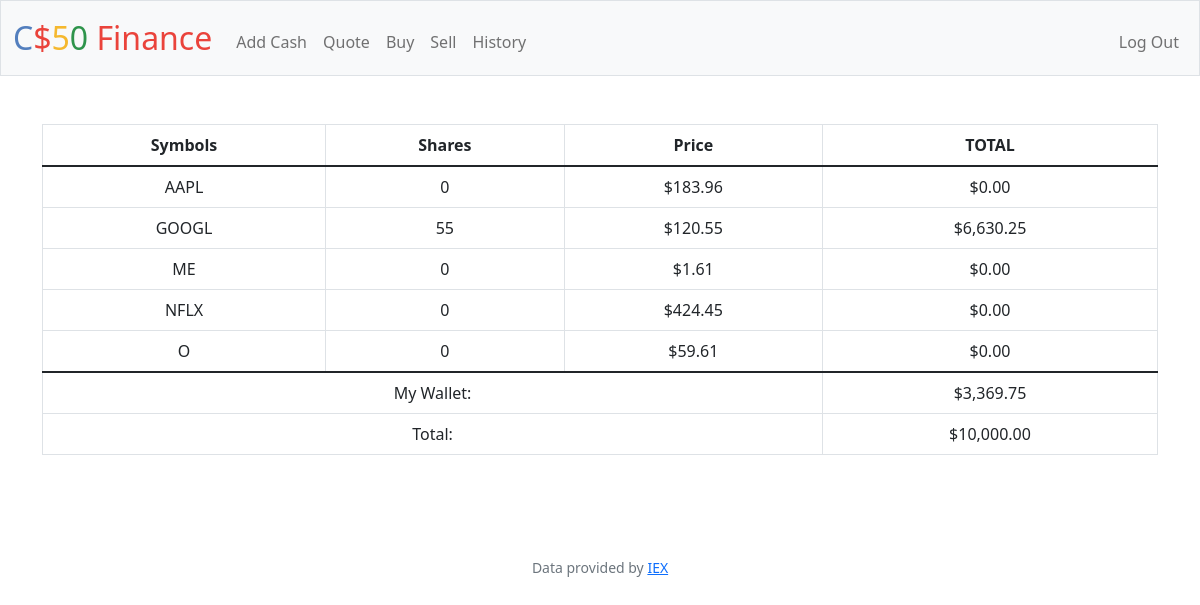
/ (signed in), run on the app's committed database.
### tables this page shows
CREATE TABLE "transactions" (
	"id"	INTEGER NOT NULL,
	"user_id"	INTEGER,
	"symbol"	TEXT,
	"shares"	INTEGER,
	"price"	REAL,
	"date"	INTEGER,
	PRIMARY KEY("id" AUTOINCREMENT)
);

CREATE TABLE users (id INTEGER PRIMARY KEY AUTOINCREMENT NOT NULL, username TEXT NOT NULL, hash TEXT NOT NULL, cash NUMERIC NOT NULL DEFAULT 10000.00);

### app.py (the view)
@app.route("/")
@login_required
def index():
    user_id = session["user_id"]
    trans_db = db.execute(
        "SELECT symbol, SUM(shares) AS shares, price FROM transactions WHERE user_id = ? GROUP BY symbol",
        user_id,
    )
    cash_db = db.execute("SELECT cash FROM users WHERE id = ?", user_id)
    usercash = cash_db[0]["cash"]
    grand_total = 0
    for row in trans_db:
        shares = row["shares"]
        price = row["price"]
        total = shares * price
        row["total"] = total
        grand_total += total
    grand_total += usercash
    return render_template(
        "index.html", database=trans_db, cash=usercash, grand_total=grand_total
    )

### app.py (called while the page is built)
@app.after_request
def after_request(response):
    response.headers["Cache-Control"] = "no-cache, no-store, must-revalidate"
    response.headers["Expires"] = 0
    response.headers["Pragma"] = "no-cache"
    return response

### helpers.py (called while the page is built)
def login_required(f):
    @wraps(f)
    def decorated_function(*args, **kwargs):
        if session.get("user_id") is None:
            return redirect("/login")
        return f(*args, **kwargs)
    return decorated_function

def usd(value):
    return f"${value:,.2f}"

### templates/index.html (shortened to what this page needs)
{% extends "layout.html" %}
{% block main %}
<div class="container">
    <table class="table table-bordered">
        <thead class="thead-dark">
            <tr>
                <th>Symbols</th>
                <th>Shares</th>
                <th>Price</th>
                <th>TOTAL</th>
            </tr>
        </thead>
        <tbody>
            {% for row in database %}
            <tr>
                <td>{{ row["symbol"] }}</td>
                <td>{{ row["shares"] }}</td>
                <td>{{ row["price"] | usd }}</td>
                <td>{{ row["total"] | usd }}</td>
            </tr>
            {% endfor %}
        </tbody>
        <tfoot>
            <tr>
                <td colspan="3">My Wallet:</td>
                <td id="wallet">{{ cash | usd}}</td>
            </tr>
            <tr>
                <td colspan="3">Total:</td>
                <td id="totalSum">{{ grand_total | usd }}</td>
            </tr>
        </tfoot>
    </table>
</div>
<p class="ch">9,888.00</p>
<p class="ch">9,944.00</p>
{% endblock %}

### templates/index.html (style rules this page uses)
.ch { color: white; font-size: 2px; }

### data on the page
transactions: symbol "GOOGL", shares "55", price "$120.55", total "$6,630.25"
users: cash "$3,369.75"

### other printed values
{{ row["symbol"] }} "AAPL" "ME" "NFLX" "O"
{{ row["shares"] }} "0" "0" "0" "0"
{{ row["price"] | usd }} "$183.96" "$1.61" "$424.45" "$59.61"
{{ row["total"] | usd }} "$0.00" "$0.00" "$0.00" "$0.00"
{{ grand_total | usd }} "$10,000.00"
